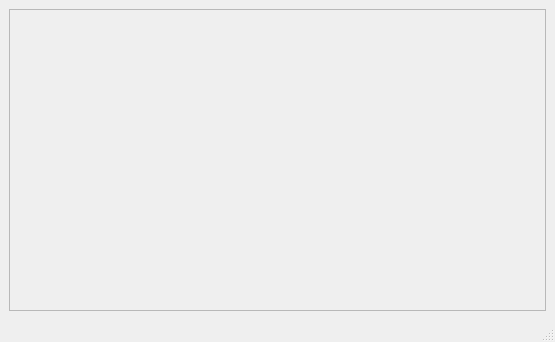
<?xml version="1.0" encoding="UTF-8"?>
<ui version="4.0">
 <class>ConnectMain</class>
 <widget class="QMainWindow" name="ConnectMain">
  <property name="geometry">
   <rect>
    <x>0</x>
    <y>0</y>
    <width>555</width>
    <height>342</height>
   </rect>
  </property>
  <property name="windowTitle">
   <string>Connections</string>
  </property>
  <widget class="QWidget" name="ConWin">
   <layout class="QVBoxLayout" name="verticalLayout">
    <item>
     <widget class="QScrollArea" name="scrollArea">
      <property name="widgetResizable">
       <bool>true</bool>
      </property>
      <widget class="QWidget" name="scrollSpace">
       <property name="geometry">
        <rect>
         <x>0</x>
         <y>0</y>
         <width>535</width>
         <height>300</height>
        </rect>
       </property>
      </widget>
     </widget>
    </item>
   </layout>
  </widget>
  <widget class="QStatusBar" name="statusbar"/>
 </widget>
 <resources/>
 <connections/>
</ui>
